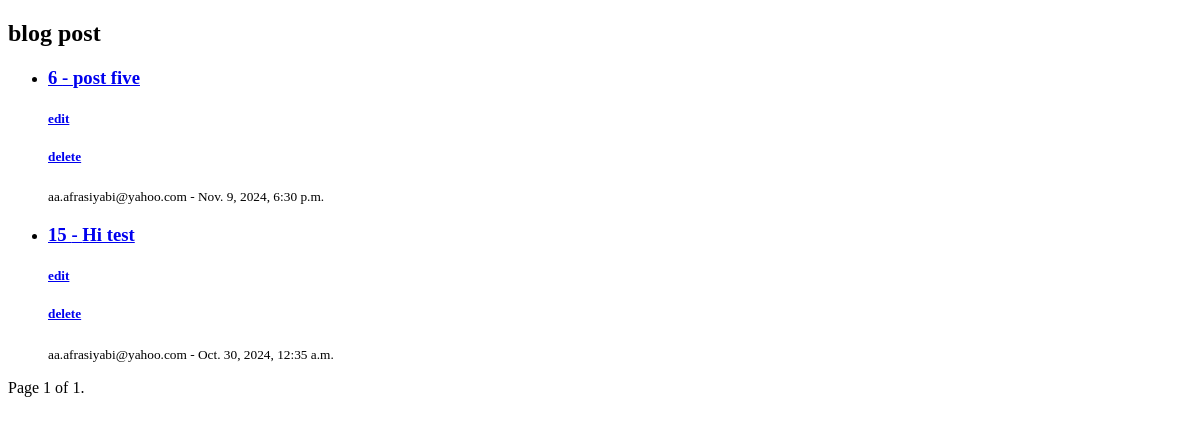
Page /blog/post/ (signed in) on the earlier database version.
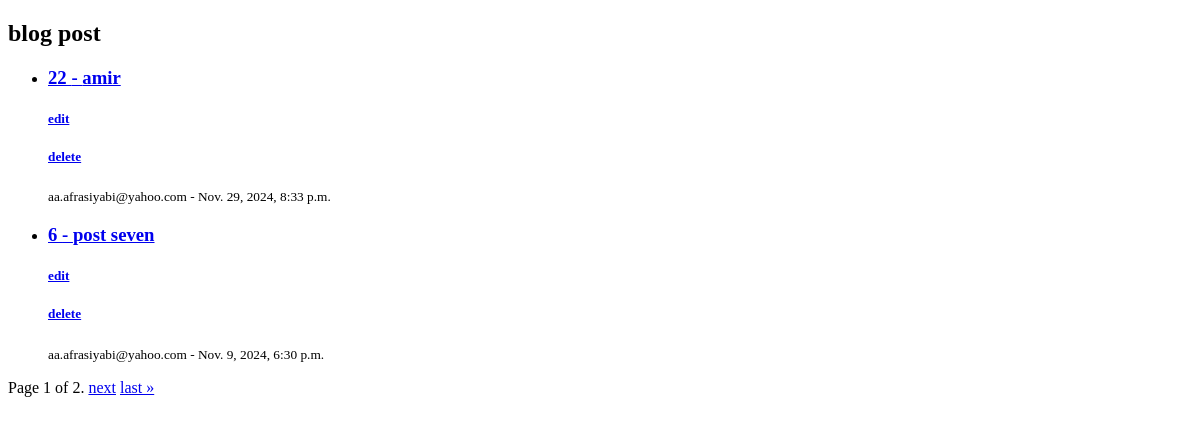
Same page on the later database version.
### blog/models.py (models this page shows, shortened)
class Post(models.Model):
    author = models.ForeignKey(User,on_delete=models.CASCADE)
    image = models.ImageField(null=True,blank=True)
    title = models.CharField(max_length=250)
    content=  models.TextField()
    status = models.BooleanField()
    category = models.ForeignKey(Category,on_delete=models.SET_NULL,null=True)
    created_date = models.DateTimeField(auto_now_add=True)
    updated_date = models.DateTimeField(auto_now=True)
    published_date = models.DateTimeField(default=timezone.now)

### account/models.py (models this page shows)
class User(AbstractBaseUser, PermissionsMixin):
    email = models.EmailField(max_length=255, unique=True)
    is_staff = models.BooleanField(default=False)
    is_active = models.BooleanField(default=True)
    first_name = models.CharField(max_length=20)
    REQUIRED_FIELDS = []
    published_date = models.DateTimeField(default=timezone.now)  # یا هر تاریخ دلخواه به عنوان مقدار پیش‌فرض
    created_date = models.DateTimeField(auto_now_add=True)
    updated_date = models.DateTimeField(auto_now=True)
    groups = models.ManyToManyField(
        Group,
        related_name="customuser_groups",  # تغییر نام ارتباط معکوس
        blank=True
    )
    user_permissions = models.ManyToManyField(
        Permission,
        related_name="customuser_permissions",  # تغییر نام ارتباط معکوس
        blank=True
    )
    objects = UserManager()
    USERNAME_FIELD = "email"  # اضافه کردن USERNAME_FIELD به عنوان شناسه اصلی
    def __str__(self):
        return self.email

### blog/views.py (the view)
# urls.py: path("post/", views.PostList.as_view() ,name="Post-list"),
class PostList(PermissionRequiredMixin,LoginRequiredMixin,ListView):
    permission_required = "blog.view_post"
    model = Post
    template_name = "blog/post_list.html"
    context_object_name = "posts"
    paginate_by = 2  # Set the number of posts to show per page.
    ordering = "-published_date"  # Set the order of posts to be displayed. You can also use "-created_date" or any other field.
    queryset = Post.objects.filter(status=True)  # Filter posts to only show published ones. You can also use "-created_date" or any other field.

### templates/blog/post_list.html (shortened to what this page needs)
<!DOCTYPE html>
<html lang="en">
<head>
</head>
<body>
    <h2>blog post</h2>
    {% if posts %}
        <ul>
            {% for post in posts %}
                <li>
                    <a href="{% url 'blog:post_detail' pk=post.id %}"><h3>{{post.id}} - {{ post.title }}</h3></a>
                    <a href="{% url 'blog:post_edit' pk=post.id %}">
                        <h5>edit</h5>
                    </a>
                    <a href="{% url 'blog:post_delete' pk=post.id %}">
                        <h5>delete</h5>
                    </a>
                    <small>{{ post.author }} - {{ post.published_date }} </small>
                </li>
            {% endfor %}
        </ul>
    {% else %}
        <p>No posts available.</p>
    {% endif %}
    <div class="pagination">
        <span class="step-links">
            <span class="current">
                Page {{ page_obj.number }} of {{ page_obj.paginator.num_pages }}.
            </span>
            {% if page_obj.has_next %}
                <a href="?page={{ page_obj.next_page_number }}">next</a>
                <a href="?page={{ page_obj.paginator.num_pages }}">last &raquo;</a>
            {% endif %}
        </span>
    </div>
</body>
</html>

Differences in the rows shown:
no longer on this page (row unchanged): Post: id "15", title "Hi test", author "aa.afrasiyabi@yahoo.com", published_date "Oct. 30, 2024, 12:35 a.m."
added Post: id "22", title "amir", author "aa.afrasiyabi@yahoo.com", published_date "Nov. 29, 2024, 8:33 p.m."
changed Post id 6: title "post five" → "post seven"
Other differences:
{{ page_obj.paginator.num_pages }}: "1" → "2"
text now shown: "next last »"
